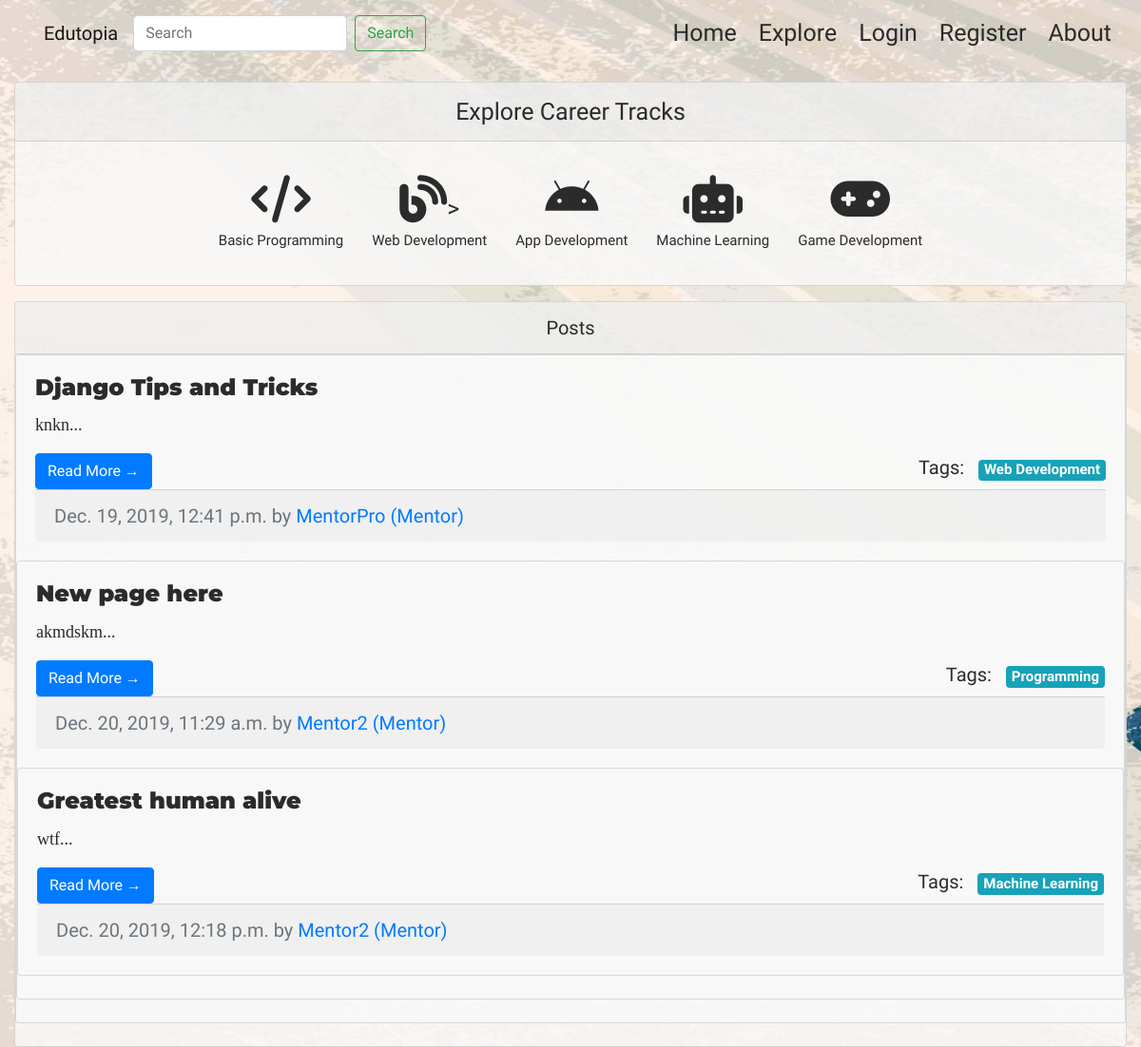
/omega/, run on the app's committed database.
### app/models.py (models this page shows, shortened)
class Post(models.Model):
    topic=models.CharField(max_length=100)
    content=models.TextField(max_length=1000)
    created_at=models.DateTimeField(default = timezone.now)
    last_updated=models.DateTimeField(auto_now=True)
    domain=models.ForeignKey(Domain,on_delete=models.CASCADE,related_name="topicposts")
    owner=models.ForeignKey(Mentor,on_delete=models.CASCADE,related_name="postsby")
    def gist(self):
        return self.content[:50] + '...'

class Domain(models.Model):
    name=models.CharField(max_length=100)
    description=models.TextField(max_length=50000)
    domaintrack=models.URLField(max_length=200)
    def __str__(self):
        return self.name

class Mentor(models.Model):
    user=models.OneToOneField(User,on_delete=models.CASCADE,primary_key=True)
    domains=models.ManyToManyField(Domain,blank=False,related_name="experts")
    OtherInfo=models.TextField(max_length=200, help_text="Your Github/Portfolio Page or Anything you would like to add")
    def __str__(self):
        return self.user.username + ' (Mentor)'

class User(AbstractUser):
    is_student=models.BooleanField('student status',default=False)
    is_mentor=models.BooleanField('mentor status',default=False)
    lat=models.DecimalField(max_digits=9,decimal_places=6,blank=True,null=True)
    lng=models.DecimalField(max_digits=9,decimal_places=6,blank=True,null=True)

### app/views.py (the view)
# urls.py: path(r"omega/", Omega.as_view(), name='omega'),
class Omega(ListView):
    model = Post
    template_name = 'app/omega.html'
    ordering = ['-created_at']
    paginate_by = 5
    def get_context_data(self, **kwargs):
        context = super().get_context_data(**kwargs)
        context['posts'] = Post.objects.all()
        context['domains'] = Domain.objects.all()
        return context

### templates/app/omega.html (shortened to what this page needs)
{% extends "app/layout.html" %}
{% load static %}
{% block head %}
<link rel="stylesheet" href="{%  static 'app/styleomega.css' %}">
{% endblock %}
{% block body %}
<div class="container-fluid">
    <div class="card mx-auto mt-3 ct">
        <div class="card-header text-center">Explore Career Tracks </div>
        <div class="card-body d-block mx-auto">
            <div class="row justify-content-center align-items-center">
                <a href="#" data-toggle="modal" data-target="#D1" style="color: #2b2b2b;">
                    <div class="item"><i class="fas fa-code fa-2x mb-2"></i><span class="caption">Basic
                            Programming</span>
                    </div>
                </a>
                <a href="#" data-toggle="modal" data-target="#D2" style="color: #2b2b2b;">
                    <div class="item"><i class="fas fa-blog fa-2x mb-2"></i>><span class="caption">Web
                            Development</span>
                    </div>
                </a>
                <div class="item"><i class="fab fa-android fa-2x mb-2"></i><span class="caption">App Development</span>
                </div>
                <div class="item"><i class="fas fa-robot fa-2x mb-2"></i><span class="caption">Machine Learning</span>
                </div>
                <div class="item"><i class="fas fa-gamepad  fa-2x mb-2"></i><span class="caption">Game
                        Development</span>
                </div>
            </div>
        </div>
    </div>
</div>
<div class="container-fluid posts">
    <div class="card mx-auto mt-3 card-p">
        <div class="card-header text-center">
            Posts
        </div>
        {% for post in posts %}
        <div class="card mb-4 card-p">
            <div class="card-body">
                <h4 class="card-title">{{ post.topic }}</h4>
                <p class="card-text">{{ post.gist }}</p>
                <a href="{% url 'SinglePost' post.id %}" class="btn btn-primary">Read More &rarr;</a>
                <div class="float-right">Tags: &nbsp; <span
                        class="badge badge-info">{{ post.domain }}</span>
            </div>
            <div class="card-footer text-muted">
                {{ post.created_at }} by
                <a href="#">{{ post.owner }}</a>
            </div>
        </div>
        {% endfor %}
</div></div>
{% endblock %}

### app/static/app/styleomega.css (style rules this page uses)
body { background-size: cover; background-image: url('career.jpg'); font-family: 'Righteous',cursive; font-size: 25px; background-attachment: fixed; background-repeat: no-repeat; }
.ct,.card-p { color: #2b2b2b; background:#f8f8f8d3; }
.card-title { font-weight:900; font-family: 'Montserrat', sans-serif; }
.card-text { font-family: 'Zilla Slab', serif; font-size:18px; }
.card-p { font-size:20px; }
div.item { text-align: center; padding: 15px; }
.caption { font-size:15px; display: block; }

### data on the page
Post: topic "Django Tips and Tricks", gist "knkn...", domain "Web Development", created_at "Dec. 19, 2019, 12:41 p.m.", owner "MentorPro (Mentor)"
Post: topic "New page here", gist "akmdskm...", domain "Programming", created_at "Dec. 20, 2019, 11:29 a.m.", owner "Mentor2 (Mentor)"
Post: topic "Greatest human alive", gist "wtf...", domain "Machine Learning", created_at "Dec. 20, 2019, 12:18 p.m.", owner "Mentor2 (Mentor)"
